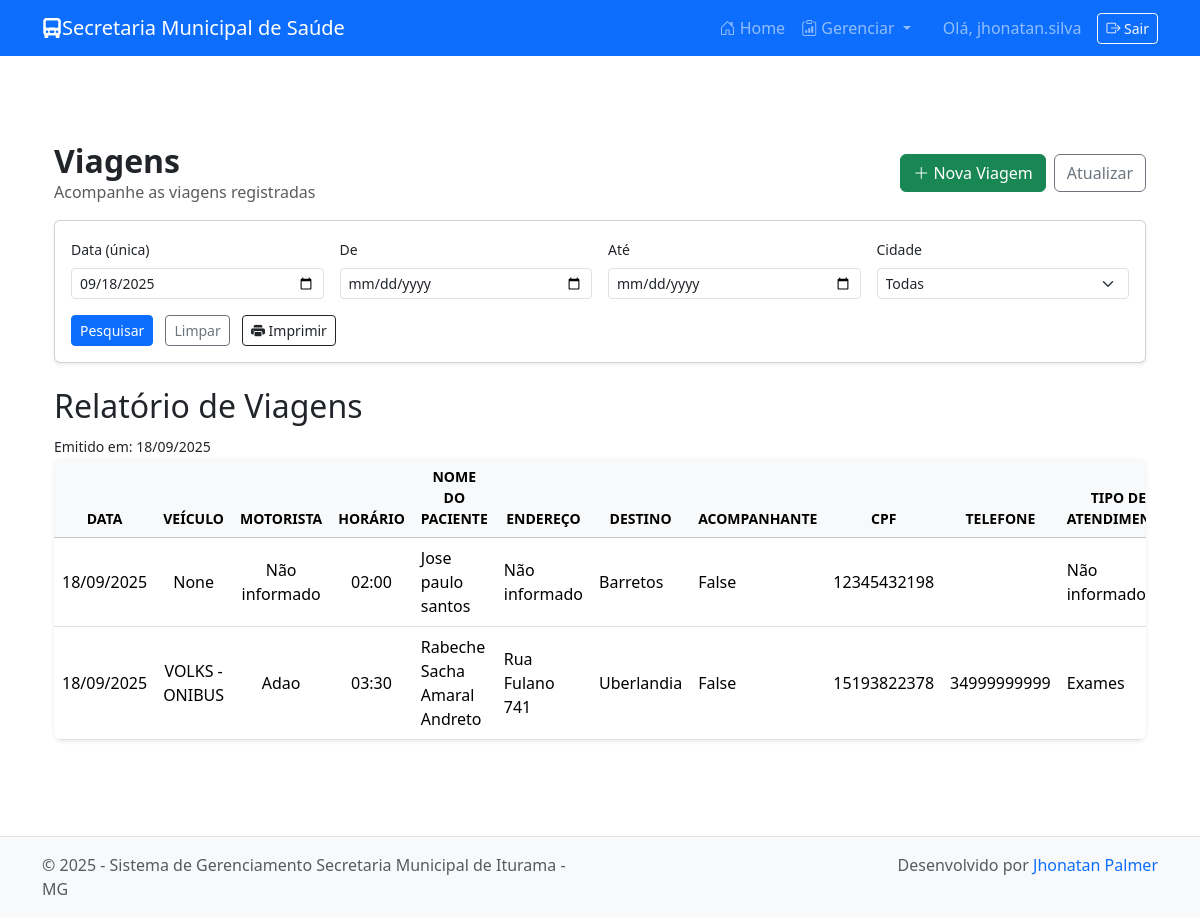
The page /viagens/ (signed in) on the database its author committed.
### viagens/models.py (models this page shows, shortened)
class Viagem(models.Model):
    STATUS = [
        ("pendente", "Pendente"),
        ("aprovado", "Aprovado"),
        ("cancelado", "Cancelado"),
    ]
    paciente = models.ForeignKey(Paciente, on_delete=models.CASCADE)
    endereco_paciente = models.CharField(max_length=300, default="Não informado")
    destino = models.CharField(max_length=200)
    data_viagem = models.DateField()
    hora_saida = models.TimeField(choices=gerar_horarios(), null=True, blank=True)
    veiculo = models.ForeignKey(Veiculo, on_delete=models.SET_NULL, null=True, blank=True)
    motorista = models.CharField(max_length=150, default="Não informado")
    hospital = models.CharField(max_length=200, default="Não informado")
    tipo_atendimento = models.CharField(max_length=100, default="Não informado")
    acompanhante = models.CharField(max_length=150, blank=True, default="")  # agora é nome
    status = models.CharField(max_length=20, choices=STATUS, default="pendente")
    observacoes = models.TextField(blank=True)

### pacientes/models.py (models this page shows, shortened)
class Paciente(models.Model):
    nome = models.CharField(max_length=150)
    cpf = models.CharField(max_length=11, blank=True, null=True, unique=True, validators=[validate_cpf])
    cns = models.CharField(max_length=15, blank=True, null=True)
    data_nascimento = models.DateField()
    endereco = models.TextField(max_length=30)
    telefone = models.CharField(max_length=20, blank=True)

### veiculos/models.py (models this page shows)
class Veiculo(models.Model):
    placa = models.CharField(max_length=10, unique=True)
    modelo = models.CharField(max_length=100)
    capacidade = models.IntegerField(default=4)
    motorista = models.ForeignKey(
        Funcionario,
        on_delete=models.SET_NULL,
        null=True,
        limit_choices_to={'cargo': 'motorista'}
    )
    def __str__(self):
        return f"{self.modelo} - {self.placa}"

### viagens/views.py (the view, shortened to what this page needs)
# urls.py: path('', ViagemListView.as_view(), name='viagem-list'),
class ViagemListView(LoginRequiredMixin, ListView):
    login_url = '/accounts/login/'
    model = Viagem
    template_name = 'viagens/viagem_list.html'
    context_object_name = 'viagens'
    def get_queryset(self):
        qs = super().get_queryset()
        paciente_id = self.request.GET.get('paciente')
        if paciente_id:
            qs = qs.filter(paciente_id=paciente_id)
        data = self.request.GET.get('data')
        start = self.request.GET.get('start')
        end = self.request.GET.get('end')
        cidade = self.request.GET.get('cidade')
        field = 'data_viagem'
        if cidade:
            qs = qs.filter(destino__icontains=cidade)
        if data:
            d = parse_date(data)
            if d:
                qs = qs.filter(**{field: d})
        if not data and not start and not end:
            hoje = datetime.date.today()
            qs = qs.filter(**{field: hoje})
        return qs
    def get_context_data(self, **kwargs):
        ctx = super().get_context_data(**kwargs)
        hoje_str = datetime.date.today().isoformat()
        ctx['filter_data'] = self.request.GET.get('data', hoje_str)
        ctx['filter_start'] = self.request.GET.get('start', '')
        ctx['filter_end'] = self.request.GET.get('end', '')
        ctx['filter_cidade'] = self.request.GET.get('cidade', '')
        ctx['cidades'] = Viagem.objects.values_list("destino", flat=True).distinct()
        ctx['today'] = datetime.date.today()
        return ctx

### viagens/templates/viagens/viagem_list.html (shortened to what this page needs)
{% extends 'base.html' %}
{% block content %}
<div class="container py-5">
    <div class="d-flex justify-content-between align-items-center mb-3 no-print">
        <div>
            <h2 class="fw-bold mb-0">Viagens</h2>
            <p class="text-muted mb-0">Acompanhe as viagens registradas</p>
        </div>
        <div class="d-flex gap-2">
            <a href="{% url 'viagem-create' %}" class="btn btn-success">
                <i class="bi bi-plus-lg"></i> Nova Viagem
            </a>
            <a href="{% url 'viagem-list' %}" class="btn btn-outline-secondary">Atualizar</a>
        </div>
    </div>
    <div class="card shadow-sm mb-4 no-print">
        <div class="card-body">
            <form method="get" class="row g-3 align-items-end">
                <div class="col-sm-4 col-md-3">
                    <label class="form-label small">Data (única)</label>
                    <input class="form-control form-control-sm" type="date" name="data" value="{{ filter_data }}">
                </div>
                <div class="col-sm-4 col-md-3">
                    <label class="form-label small">De</label>
                    <input class="form-control form-control-sm" type="date" name="start" value="{{ filter_start }}">
                </div>
                <div class="col-sm-4 col-md-3">
                    <label class="form-label small">Até</label>
                    <input class="form-control form-control-sm" type="date" name="end" value="{{ filter_end }}">
                </div>
                <div class="col-sm-4 col-md-3">
                    <label class="form-label small">Cidade</label>
                    <select class="form-select form-select-sm" name="cidade">
                        <option value="">Todas</option>
                    </select>
                </div>
                <div class="col-auto">
                    <button type="submit" class="btn btn-primary btn-sm">Pesquisar</button>
                    <a href="{% url 'viagem-list' %}" class="btn btn-outline-secondary btn-sm ms-2">Limpar</a>
                    <a href="javascript:window.print()" class="btn btn-outline-dark btn-sm ms-2">
                        <i class="bi bi-printer-fill"></i> Imprimir
                    </a>
                </div>
            </form>
        </div>
    </div>
    {% if viagens %}
        <div class="print-area">
            <div class="report-header">
                <h2>Relatório de Viagens</h2>
                <small>Emitido em: {{ today|date:"d/m/Y" }}</small>
            </div>
            <div class="table-responsive shadow-sm rounded-3 overflow-hidden">
                <table class="table table-hover align-middle mb-0">
                    <thead class="table-light">
                        <tr class="text-center small text-uppercase">
                            <th>Data</th>
                            <th>Veículo</th>
                            <th>Motorista</th>
                            <th>Horário</th>
                            <th>Nome do Paciente</th>
                            <th>Endereço</th>
                            <th>Destino</th>
                            <th>Acompanhante</th>
                            <th>CPF</th>
                            <th>Telefone</th>
                            <th>Tipo de Atendimento</th>
                        </tr>
                    </thead>
                    <tbody>
                        {% for viagem in viagens %}
                            <tr>
                                <td class="text-center">{{ viagem.data_viagem|date:"d/m/Y" }}</td>
                                <td class="text-center">{{ viagem.veiculo }}</td>
                                <td class="text-center">{{ viagem.motorista }}</td>
                                <td class="text-center">{{ viagem.hora_saida|time:"H:i" }}</td>
                                <td>{{ viagem.paciente.nome }}</td>
                                <td class="text-start">{{ viagem.endereco_paciente }}</td>
                                <td class="text-start">{{ viagem.destino }}</td>
                                <td>{{ viagem.acompanhante }}</td>
                                <td class="text-center">{{ viagem.paciente.cpf }}</td>
                                <td class="text-center">{{ viagem.paciente.telefone }}</td>
                                <td>{{ viagem.tipo_atendimento }}</td>
                            </tr>
                        {% endfor %}
                    </tbody>
                </table>
            </div>
        </div>
    {% else %}
        <div class="alert alert-warning text-center mt-4 shadow-sm" role="alert">
            <i class="bi bi-exclamation-triangle-fill me-2"></i> Nenhuma viagem encontrada.
        </div>
    {% endif %}
</div>
{% endblock %}

### secretaria_it/templates/base.html (shortened to what this page needs)
<!DOCTYPE html>
<html lang="pt-br">
<head>
    <link href="https://cdn.jsdelivr.net/npm/bootstrap@5.3.2/dist/css/bootstrap.min.css" rel="stylesheet" />
    <link href="https://cdn.jsdelivr.net/npm/bootstrap-icons@1.10.5/font/bootstrap-icons.css" rel="stylesheet" />
</head>
<body>
    <nav class="navbar navbar-expand-lg navbar-dark bg-primary fixed-top">
        <div class="container">
            <a class="navbar-brand" href="{% url 'dashboard' %}">
                <i class="bi bi-truck-front-fill"></i>Secretaria Municipal de Saúde
            </a>
            <div class="collapse navbar-collapse" id="navbarNav">
                <ul class="navbar-nav ms-auto">
                    <li class="nav-item">
                        <a class="nav-link" href="{% url 'dashboard' %}">
                            <i class="bi bi-house-door"></i> Home
                        </a>
                    </li>
                    {% if user.is_authenticated %}
                    <li class="nav-item dropdown">
                        <a class="nav-link dropdown-toggle" href="#" id="navDropdown" role="button" data-bs-toggle="dropdown" aria-expanded="false">
                            <i class="bi bi-clipboard-data"></i> Gerenciar
                        </a>
                    </li>
                    <li class="nav-item d-flex align-items-center ms-3">
                        <span class="nav-link mb-0">Olá, {{ user.get_full_name|default:user.username }}</span>
                        <form method="post" action="{% url 'logout' %}" class="d-inline ms-2 mb-0">
                            <button type="submit" class="btn btn-outline-light btn-sm">
                                <i class="bi bi-box-arrow-right"></i> Sair
                            </button>
                        </form>
                    </li>
                    {% else %}
                    <li class="nav-item">
                        <a class="nav-link" href="{% url 'login' %}"><i class="bi bi-box-arrow-in-right"></i> Login</a>
                    </li>
                    {% endif %}
                </ul>
            </div>
        </div>
    </nav>
    <main class="container mt-4">
        {% block content %}{% endblock %}
    </main>
    <footer>
        <div class="container">
            <div class="row text-muted">
                <div class="col-md-6 text-md-start mb-2 mb-md-0">
                    &copy; {{ year|default:"2025" }} - Sistema de Gerenciamento Secretaria Municipal de Iturama - MG
                </div>
                <div class="col-md-6 text-md-end">
                    Desenvolvido por <a href="https://www.instagram.com/jhonatan.babu/" target="_blank" class="text-decoration-none">Jhonatan Palmer</a>
                </div>
            </div>
        </div>
    </footer>
</body>
</html>

### secretaria_it/templates/base.html (style rules this page uses)
body { padding-top: 70px; }
footer { background-color: #f8f9fa; padding: 1rem 0; text-align: center; margin-top: 3rem; border-top: 1px solid #dee2e6; }

### rows shown on the page
Viagem: data_viagem "18/09/2025", veiculo "None", motorista "Não informado", hora_saida "02:00", paciente.nome "Jose paulo santos", endereco_paciente "Não informado", destino "Barretos", acompanhante "False", paciente.cpf "12345432198", tipo_atendimento "Não informado"
Viagem: data_viagem "18/09/2025", veiculo "VOLKS - ONIBUS", motorista "Adao", hora_saida "03:30", paciente.nome "Rabeche Sacha Amaral Andreto", endereco_paciente "Rua Fulano 741", destino "Uberlandia", acompanhante "False", paciente.cpf "15193822378", paciente.telefone "34999999999", tipo_atendimento "Exames"

### other values the page prints
{{ user.get_full_name|default:user.username }} "jhonatan.silva"
{{ today|date:"d/m/Y" }} "18/09/2025"
{{ year|default:"2025" }} "2025"
